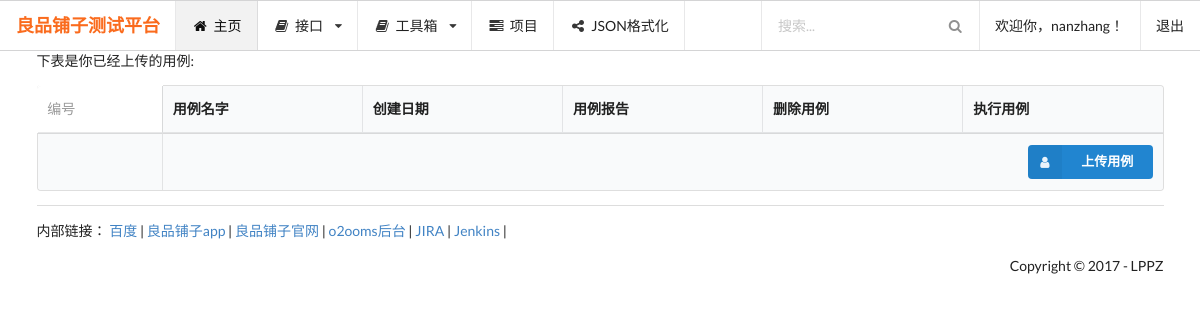
The page /api_test/ (signed in) on the database as committed earlier.
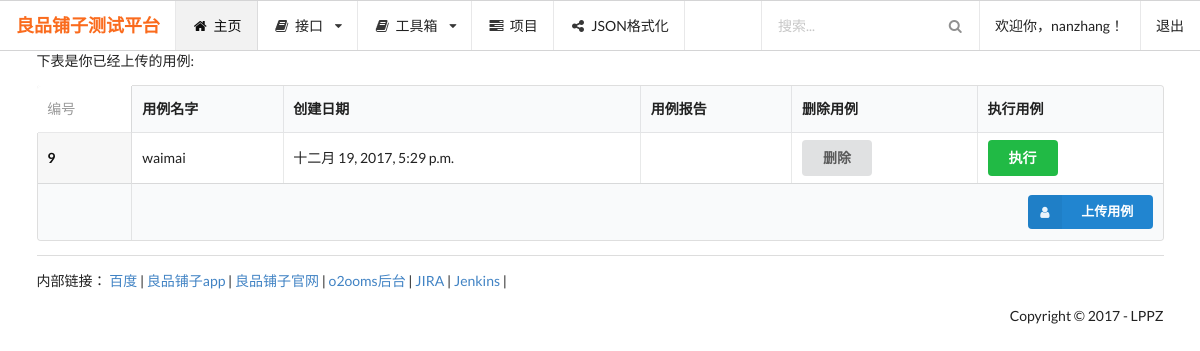
The same page on the database as committed later.
### Testeverything/models.py (models this page shows)
class ApiTestCase(models.Model):
    name = models.CharField(max_length=30)
    create_time = models.DateTimeField('创建日期',auto_now_add=True)
    case_abspath = models.CharField(max_length=100)

### Testeverything/views.py (the view)
# urls.py: url(r'^api_test/$', testeverything_views.api_test),
@login_required
def api_test(request):
    api_test_case_list = ApiTestCase.objects.all()
    return render(request, 'apiTest.html', {"apiTestCaseList": api_test_case_list})

### templates/apiTest.html (shortened to what this page needs)
{% extends 'base.html' %}
{% load staticfiles %}
{% block content %}
    下表是你已经上传的用例:<br>
    {% include 'testList.html' %}
{% endblock %}

### templates/testList.html (shortened to what this page needs)
<table class="ui compact celled definition table">
    <thead>
    <tr>
        <th>编号</th>
        <th>用例名字</th>
        <th>创建日期</th>
        <th>用例报告</th>
        <th>删除用例</th>
        <th>执行用例</th>
    </tr>
    </thead>
    <tbody>
    {% for apiTestCase in apiTestCaseList %}
        <tr>
            <td>
                {{ apiTestCase.id }}
            </td>
            <td>{{ apiTestCase.name }}</td>
            <td>{{ apiTestCase.create_time }}</td>
            <td>
            </td>
            <td>
                <a class="ui delete button" href="/delete_test/{{ apiTestCase.id }}">删除</a>
            </td>
            <td>
                <a class="ui green button"
                   href="/run_api_test/{{ apiTestCase.id }}">执行</a>
            </td>
        </tr>
    {% endfor %}
    </tbody>
    <tfoot class="full-width">
    <tr>
        <th></th>
        <th colspan="5">
            <a class="ui right floated small primary labeled icon button"
               href="/add_api_test/"> <i class="user icon"></i>上传用例</a>
        </th>
    </tr>
    </tfoot>
</table>

Rows that differ between the two databases and show on the page:
added ApiTestCase: id "9", name "waimai", create_time "十二月 19, 2017, 5:29 p.m."
